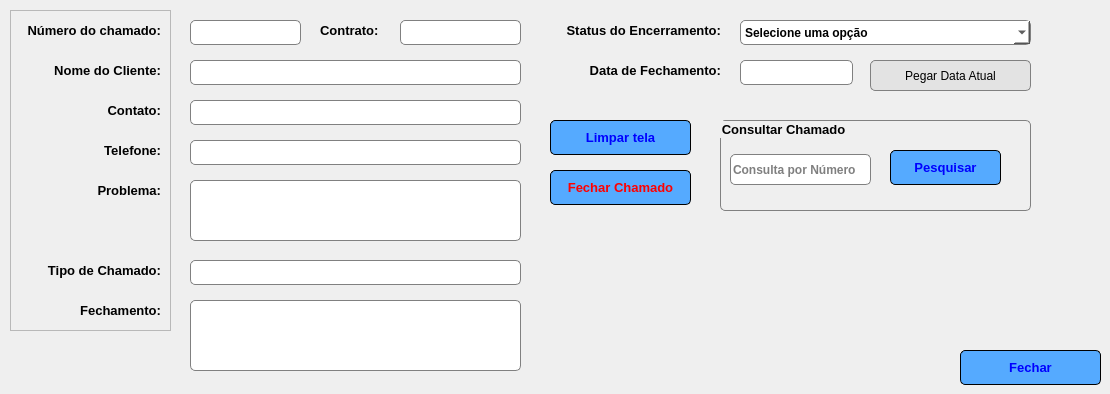
   <widget class="QWidget" name="tab_fechamento">
    <attribute name="icon">
     <iconset>
      <normaloff>../../ChamadosSimpress/_img/fechamento_chamado.png</normaloff>../../ChamadosSimpress/_img/fechamento_chamado.png</iconset>
    </attribute>
    <attribute name="title">
     <string>Fechamento Chamados</string>
    </attribute>
    <widget class="QLabel" name="label_3">
     <property name="geometry">
      <rect>
       <x>320</x>
       <y>20</y>
       <width>71</width>
       <height>21</height>
      </rect>
     </property>
     <property name="font">
      <font>
       <pointsize>10</pointsize>
       <weight>75</weight>
       <bold>true</bold>
      </font>
     </property>
     <property name="text">
      <string>Contrato:</string>
     </property>
    </widget>
    <widget class="QLineEdit" name="txt_nome_cliente">
     <property name="enabled">
      <bool>false</bool>
     </property>
     <property name="geometry">
      <rect>
       <x>190</x>
       <y>60</y>
       <width>331</width>
       <height>25</height>
      </rect>
     </property>
     <property name="font">
      <font>
       <weight>75</weight>
       <bold>true</bold>
      </font>
     </property>
     <property name="styleSheet">
      <string notr="true">border-radius: 5px;
background-color: rgb(255, 255, 255);
border: 1px solid gray</string>
     </property>
    </widget>
    <widget class="QLineEdit" name="txt_data_fechamento">
     <property name="enabled">
      <bool>false</bool>
     </property>
     <property name="geometry">
      <rect>
       <x>740</x>
       <y>60</y>
       <width>113</width>
       <height>25</height>
      </rect>
     </property>
     <property name="font">
      <font>
       <weight>75</weight>
       <bold>true</bold>
      </font>
     </property>
     <property name="styleSheet">
      <string notr="true">border-radius: 5px;
background-color: rgb(255, 255, 255);
border: 1px solid gray</string>
     </property>
    </widget>
    <widget class="QLineEdit" name="txt_tipo_chamado">
     <property name="enabled">
      <bool>false</bool>
     </property>
     <property name="geometry">
      <rect>
       <x>190</x>
       <y>260</y>
       <width>331</width>
       <height>25</height>
      </rect>
     </property>
     <property name="font">
      <font>
       <weight>75</weight>
       <bold>true</bold>
      </font>
     </property>
     <property name="styleSheet">
      <string notr="true">border-radius: 5px;
background-color: rgb(255, 255, 255);
border: 1px solid gray</string>
     </property>
    </widget>
    <widget class="QLineEdit" name="txt_contato">
     <property name="enabled">
      <bool>false</bool>
     </property>
     <property name="geometry">
      <rect>
       <x>190</x>
       <y>100</y>
       <width>331</width>
       <height>25</height>
      </rect>
     </property>
     <property name="font">
      <font>
       <weight>75</weight>
       <bold>true</bold>
      </font>
     </property>
     <property name="styleSheet">
      <string notr="true">border-radius: 5px;
background-color: rgb(255, 255, 255);
border: 1px solid gray</string>
     </property>
    </widget>
    <widget class="QLineEdit" name="txt_numero_chamado">
     <property name="enabled">
      <bool>false</bool>
     </property>
     <property name="geometry">
      <rect>
       <x>190</x>
       <y>20</y>
       <width>111</width>
       <height>25</height>
      </rect>
     </property>
     <property name="font">
      <font>
       <weight>75</weight>
       <bold>true</bold>
      </font>
     </property>
     <property name="styleSheet">
      <string notr="true">border-radius: 5px;
background-color: rgb(255, 255, 255);
border: 1px solid gray</string>
     </property>
    </widget>
    <widget class="QLineEdit" name="txt_telefone">
     <property name="enabled">
      <bool>false</bool>
     </property>
     <property name="geometry">
      <rect>
       <x>190</x>
       <y>140</y>
       <width>331</width>
       <height>25</height>
      </rect>
     </property>
     <property name="font">
      <font>
       <weight>75</weight>
       <bold>true</bold>
      </font>
     </property>
     <property name="styleSheet">
      <string notr="true">border-radius: 5px;
background-color: rgb(255, 255, 255);
border: 1px solid gray</string>
     </property>
    </widget>
    <widget class="QLabel" name="label_11">
     <property name="geometry">
      <rect>
       <x>570</x>
       <y>60</y>
       <width>151</width>
       <height>20</height>
      </rect>
     </property>
     <property name="font">
      <font>
       <pointsize>10</pointsize>
       <weight>75</weight>
       <bold>true</bold>
      </font>
     </property>
     <property name="text">
      <string>Data de Fechamento:</string>
     </property>
     <property name="alignment">
      <set>Qt::AlignRight|Qt::AlignTrailing|Qt::AlignVCenter</set>
     </property>
    </widget>
    <widget class="QLabel" name="label_10">
     <property name="geometry">
      <rect>
       <x>550</x>
       <y>20</y>
       <width>171</width>
       <height>21</height>
      </rect>
     </property>
     <property name="font">
      <font>
       <pointsize>10</pointsize>
       <weight>75</weight>
       <bold>true</bold>
      </font>
     </property>
     <property name="text">
      <string>Status do Encerramento:</string>
     </property>
     <property name="alignment">
      <set>Qt::AlignRight|Qt::AlignTrailing|Qt::AlignVCenter</set>
     </property>
    </widget>
    <widget class="QPushButton" name="btn_pegar_data">
     <property name="geometry">
      <rect>
       <x>870</x>
       <y>60</y>
       <width>161</width>
       <height>31</height>
      </rect>
     </property>
     <property name="styleSheet">
      <string notr="true">border-radius: 5px;
border: 1px solid gray;
background-color: rgb(227, 227, 227);</string>
     </property>
     <property name="text">
      <string>Pegar Data Atual</string>
     </property>
     <property name="icon">
      <iconset>
       <normaloff>../../ChamadosSimpress/_img/calendario.png</normaloff>../../ChamadosSimpress/_img/calendario.png</iconset>
     </property>
     <property name="iconSize">
      <size>
       <width>24</width>
       <height>24</height>
      </size>
     </property>
    </widget>
    <widget class="QComboBox" name="combo_status">
     <property name="geometry">
      <rect>
       <x>740</x>
       <y>20</y>
       <width>291</width>
       <height>25</height>
      </rect>
     </property>
     <property name="font">
      <font>
       <weight>75</weight>
       <bold>true</bold>
      </font>
     </property>
     <property name="styleSheet">
      <string notr="true">border-radius: 5px;
background-color: rgb(255, 255, 255);
border: 1px solid gray</string>
     </property>
     <item>
      <property name="text">
       <string>Selecione uma opção</string>
      </property>
     </item>
     <item>
      <property name="text">
       <string>Fechado</string>
      </property>
     </item>
     <item>
      <property name="text">
       <string>Reagendado</string>
      </property>
     </item>
     <item>
      <property name="text">
       <string>Cancelado</string>
      </property>
     </item>
    </widget>
    <widget class="QFrame" name="frame_2">
     <property name="geometry">
      <rect>
       <x>10</x>
       <y>10</y>
       <width>161</width>
       <height>321</height>
      </rect>
     </property>
     <property name="frameShape">
      <enum>QFrame::StyledPanel</enum>
     </property>
     <property name="frameShadow">
      <enum>QFrame::Raised</enum>
     </property>
     <widget class="QLabel" name="label_2">
      <property name="geometry">
       <rect>
        <x>10</x>
        <y>10</y>
        <width>141</width>
        <height>21</height>
       </rect>
      </property>
      <property name="font">
       <font>
        <pointsize>10</pointsize>
        <weight>75</weight>
        <bold>true</bold>
       </font>
      </property>
      <property name="text">
       <string>Número do chamado:</string>
      </property>
      <property name="alignment">
       <set>Qt::AlignRight|Qt::AlignTrailing|Qt::AlignVCenter</set>
      </property>
     </widget>
     <widget class="QLabel" name="label_4">
      <property name="geometry">
       <rect>
        <x>40</x>
        <y>50</y>
        <width>111</width>
        <height>21</height>
       </rect>
      </property>
      <property name="font">
       <font>
        <pointsize>10</pointsize>
        <weight>75</weight>
        <bold>true</bold>
       </font>
      </property>
      <property name="text">
       <string>Nome do Cliente:</string>
      </property>
      <property name="alignment">
       <set>Qt::AlignRight|Qt::AlignTrailing|Qt::AlignVCenter</set>
      </property>
     </widget>
     <widget class="QLabel" name="label_5">
      <property name="geometry">
       <rect>
        <x>90</x>
        <y>90</y>
        <width>61</width>
        <height>21</height>
       </rect>
      </property>
      <property name="font">
       <font>
        <pointsize>10</pointsize>
        <weight>75</weight>
        <bold>true</bold>
       </font>
      </property>
      <property name="text">
       <string>Contato:</string>
      </property>
      <property name="alignment">
       <set>Qt::AlignRight|Qt::AlignTrailing|Qt::AlignVCenter</set>
      </property>
     </widget>
     <widget class="QLabel" name="label_6">
      <property name="geometry">
       <rect>
        <x>90</x>
        <y>130</y>
        <width>61</width>
        <height>21</height>
       </rect>
      </property>
      <property name="font">
       <font>
        <pointsize>10</pointsize>
        <weight>75</weight>
        <bold>true</bold>
       </font>
      </property>
      <property name="text">
       <string>Telefone:</string>
      </property>
      <property name="alignment">
       <set>Qt::AlignRight|Qt::AlignTrailing|Qt::AlignVCenter</set>
      </property>
     </widget>
     <widget class="QLabel" name="label_7">
      <property name="geometry">
       <rect>
        <x>80</x>
        <y>170</y>
        <width>71</width>
        <height>21</height>
       </rect>
      </property>
      <property name="font">
       <font>
        <pointsize>10</pointsize>
        <weight>75</weight>
        <bold>true</bold>
       </font>
      </property>
      <property name="text">
       <string>Problema:</string>
      </property>
      <property name="alignment">
       <set>Qt::AlignRight|Qt::AlignTrailing|Qt::AlignVCenter</set>
      </property>
     </widget>
     <widget class="QLabel" name="label_8">
      <property name="geometry">
       <rect>
        <x>10</x>
        <y>250</y>
        <width>141</width>
        <height>21</height>
       </rect>
      </property>
      <property name="font">
       <font>
        <pointsize>10</pointsize>
        <weight>75</weight>
        <bold>true</bold>
       </font>
      </property>
      <property name="text">
       <string>Tipo de Chamado:</string>
      </property>
      <property name="alignment">
       <set>Qt::AlignRight|Qt::AlignTrailing|Qt::AlignVCenter</set>
      </property>
     </widget>
     <widget class="QLabel" name="label_9">
      <property name="geometry">
       <rect>
        <x>60</x>
        <y>290</y>
        <width>91</width>
        <height>21</height>
       </rect>
      </property>
      <property name="font">
       <font>
        <pointsize>10</pointsize>
        <weight>75</weight>
        <bold>true</bold>
       </font>
      </property>
      <property name="text">
       <string>Fechamento:</string>
      </property>
      <property name="alignment">
       <set>Qt::AlignRight|Qt::AlignTrailing|Qt::AlignVCenter</set>
      </property>
     </widget>
    </widget>
    <widget class="QLineEdit" name="txt_contrato">
     <property name="enabled">
      <bool>false</bool>
     </property>
     <property name="geometry">
      <rect>
       <x>400</x>
       <y>20</y>
       <width>121</width>
       <height>25</height>
      </rect>
     </property>
     <property name="font">
      <font>
       <weight>75</weight>
       <bold>true</bold>
      </font>
     </property>
     <property name="styleSheet">
      <string notr="true">border-radius: 5px;
background-color: rgb(255, 255, 255);
border: 1px solid gray</string>
     </property>
    </widget>
    <widget class="QPushButton" name="btn_fechar_chamado">
     <property name="geometry">
      <rect>
       <x>550</x>
       <y>170</y>
       <width>141</width>
       <height>35</height>
      </rect>
     </property>
     <property name="minimumSize">
      <size>
       <width>0</width>
       <height>35</height>
      </size>
     </property>
     <property name="font">
      <font>
       <pointsize>10</pointsize>
       <weight>75</weight>
       <bold>true</bold>
      </font>
     </property>
     <property name="styleSheet">
      <string notr="true">QPushButton{
	background-color: rgb(85, 170, 255);
	
	color: rgb(255, 0, 0);
	border-radius: 5px;
	border: 1px solid
}
QPushButton:hover{
	
	color: rgb(85, 170, 255);
	background-color: rgb(0, 0, 255);
	border: solid 5p
}</string>
     </property>
     <property name="text">
      <string>Fechar Chamado</string>
     </property>
     <property name="icon">
      <iconset>
       <normaloff>../../ChamadosSimpress/_img/fechar_chamado.png</normaloff>../../ChamadosSimpress/_img/fechar_chamado.png</iconset>
     </property>
     <property name="iconSize">
      <size>
       <width>24</width>
       <height>24</height>
      </size>
     </property>
    </widget>
    <widget class="QPushButton" name="btn_limpar_tela">
     <property name="geometry">
      <rect>
       <x>550</x>
       <y>120</y>
       <width>141</width>
       <height>35</height>
      </rect>
     </property>
     <property name="minimumSize">
      <size>
       <width>0</width>
       <height>35</height>
      </size>
     </property>
     <property name="font">
      <font>
       <pointsize>10</pointsize>
       <weight>75</weight>
       <bold>true</bold>
      </font>
     </property>
     <property name="styleSheet">
      <string notr="true">QPushButton{
	background-color: rgb(85, 170, 255);
	color: rgb(0, 0, 255);
	border-radius: 5px;
	border: 1px solid
}
QPushButton:hover{
	
	color: rgb(85, 170, 255);
	background-color: rgb(0, 0, 255);
	border: solid 5p
}</string>
     </property>
     <property name="text">
      <string>Limpar tela</string>
     </property>
     <property name="icon">
      <iconset>
       <normaloff>../../ChamadosSimpress/_img/limpar.png</normaloff>../../ChamadosSimpress/_img/limpar.png</iconset>
     </property>
     <property name="iconSize">
      <size>
       <width>24</width>
       <height>24</height>
      </size>
     </property>
    </widget>
    <widget class="QPushButton" name="btn_sair">
     <property name="geometry">
      <rect>
       <x>960</x>
       <y>350</y>
       <width>141</width>
       <height>35</height>
      </rect>
     </property>
     <property name="minimumSize">
      <size>
       <width>0</width>
       <height>35</height>
      </size>
     </property>
     <property name="font">
      <font>
       <pointsize>10</pointsize>
       <weight>75</weight>
       <bold>true</bold>
      </font>
     </property>
     <property name="styleSheet">
      <string notr="true">QPushButton{
	background-color: rgb(85, 170, 255);
	color: rgb(0, 0, 255);
	border-radius: 5px;
	border: 1px solid
}
QPushButton:hover{
	
	color: rgb(85, 170, 255);
	background-color: rgb(0, 0, 255);
	border: solid 5p
}</string>
     </property>
     <property name="text">
      <string>Fechar</string>
     </property>
     <property name="icon">
      <iconset>
       <normaloff>../../ChamadosSimpress/_img/sair.png</normaloff>../../ChamadosSimpress/_img/sair.png</iconset>
     </property>
     <property name="iconSize">
      <size>
       <width>24</width>
       <height>24</height>
      </size>
     </property>
    </widget>
    <widget class="QGroupBox" name="groupBox">
     <property name="geometry">
      <rect>
       <x>720</x>
       <y>120</y>
       <width>311</width>
       <height>91</height>
      </rect>
     </property>
     <property name="font">
      <font>
       <pointsize>10</pointsize>
       <weight>75</weight>
       <bold>true</bold>
      </font>
     </property>
     <property name="styleSheet">
      <string notr="true">border: 1px solid gray;
border-radius: 5px</string>
     </property>
     <property name="title">
      <string>Consultar Chamado</string>
     </property>
     <widget class="QLineEdit" name="txt_consulta_chamado">
      <property name="geometry">
       <rect>
        <x>10</x>
        <y>34</y>
        <width>141</width>
        <height>31</height>
       </rect>
      </property>
      <property name="minimumSize">
       <size>
        <width>0</width>
        <height>25</height>
       </size>
      </property>
      <property name="font">
       <font>
        <weight>75</weight>
        <bold>true</bold>
       </font>
      </property>
      <property name="styleSheet">
       <string notr="true">border-radius: 5px;
background-color: rgb(255, 255, 255);
border: 1px solid gray</string>
      </property>
      <property name="placeholderText">
       <string>Consulta por Número </string>
      </property>
     </widget>
     <widget class="QPushButton" name="btn_pesquisar_chamado">
      <property name="geometry">
       <rect>
        <x>170</x>
        <y>30</y>
        <width>111</width>
        <height>35</height>
       </rect>
      </property>
      <property name="minimumSize">
       <size>
        <width>0</width>
        <height>35</height>
       </size>
      </property>
      <property name="font">
       <font>
        <pointsize>10</pointsize>
        <weight>75</weight>
        <bold>true</bold>
       </font>
      </property>
      <property name="styleSheet">
       <string notr="true">QPushButton{
	background-color: rgb(85, 170, 255);
	color: rgb(0, 0, 255);
	border-radius: 5px;
	border: 1px solid
}
QPushButton:hover{
	
	color: rgb(85, 170, 255);
	background-color: rgb(0, 0, 255);
	border: solid 5p
}</string>
      </property>
      <property name="text">
       <string>Pesquisar</string>
      </property>
      <property name="icon">
       <iconset>
        <normaloff>../../ChamadosSimpress/_img/buscar.png</normaloff>../../ChamadosSimpress/_img/buscar.png</iconset>
      </property>
      <property name="iconSize">
       <size>
        <width>24</width>
        <height>24</height>
       </size>
      </property>
     </widget>
    </widget>
    <widget class="QTextEdit" name="txt_fechamento">
     <property name="geometry">
      <rect>
       <x>190</x>
       <y>300</y>
       <width>331</width>
       <height>71</height>
      </rect>
     </property>
     <property name="font">
      <font>
       <weight>75</weight>
       <bold>true</bold>
      </font>
     </property>
     <property name="styleSheet">
      <string notr="true">border-radius: 5px;
background-color: rgb(255, 255, 255);
border: 1px solid gray</string>
     </property>
    </widget>
    <widget class="QTextEdit" name="txt_problema">
     <property name="enabled">
      <bool>false</bool>
     </property>
     <property name="geometry">
      <rect>
       <x>190</x>
       <y>180</y>
       <width>331</width>
       <height>61</height>
      </rect>
     </property>
     <property name="font">
      <font>
       <weight>75</weight>
       <bold>true</bold>
      </font>
     </property>
     <property name="styleSheet">
      <string notr="true">border-radius: 5px;
background-color: rgb(255, 255, 255);
border: 1px solid gray</string>
     </property>
    </widget>
    <widget class="QLabel" name="label_23">
     <property name="geometry">
      <rect>
       <x>570</x>
       <y>230</y>
       <width>451</width>
       <height>131</height>
      </rect>
     </property>
     <property name="text">
      <string/>
     </property>
     <property name="pixmap">
      <pixmap>../../ChamadosSimpress/_img/tela_chamado2.png</pixmap>
     </property>
    </widget>
    <zorder>label_23</zorder>
    <zorder>label_3</zorder>
    <zorder>txt_nome_cliente</zorder>
    <zorder>txt_data_fechamento</zorder>
    <zorder>txt_tipo_chamado</zorder>
    <zorder>txt_contato</zorder>
    <zorder>txt_numero_chamado</zorder>
    <zorder>txt_telefone</zorder>
    <zorder>label_11</zorder>
    <zorder>label_10</zorder>
    <zorder>btn_pegar_data</zorder>
    <zorder>combo_status</zorder>
    <zorder>frame_2</zorder>
    <zorder>txt_contrato</zorder>
    <zorder>btn_fechar_chamado</zorder>
    <zorder>btn_limpar_tela</zorder>
    <zorder>btn_sair</zorder>
    <zorder>groupBox</zorder>
    <zorder>txt_fechamento</zorder>
    <zorder>txt_problema</zorder>
   </widget>
